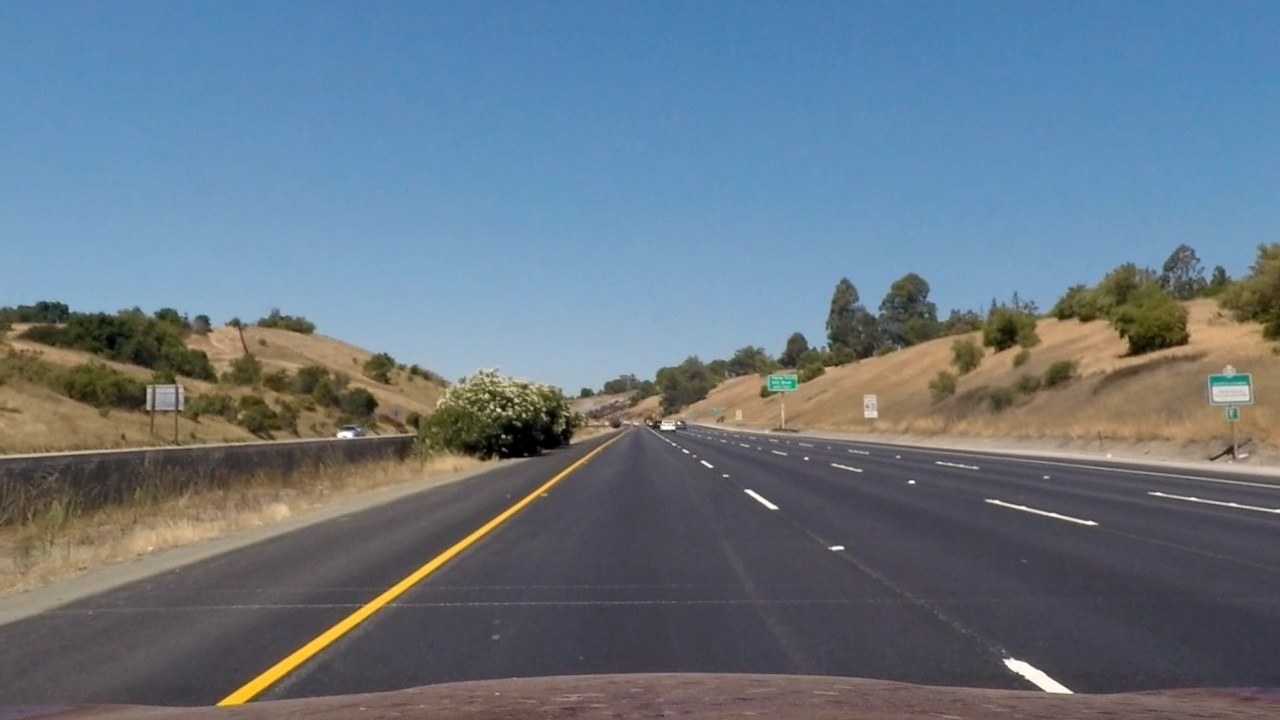
#> input picture test_images_corrected/straight_lines1.jpg, 1280 x 720 px; its folder holds only this picture in this run
$ python gradient_threshold.py   (older library calls are emulated)
#> lines starting #> are read from the running program, lines starting #| are printed output that depends on the picture; after the words box and inside, x2 and y2 are one past the last pixel; in counts of white or black regions, pixels touching at a corner belong together
#> in process_images, img is the input picture: shape (720, 1280, 3); mean B, G, R 131.6, 118.3, 103.6
import glob
import os

import cv2
import numpy as np
import matplotlib
matplotlib.use('TkAgg')
import matplotlib.pyplot as plt


def process_image_v1(img, threshold=(0, 255)):
    # convert to HLS
#> called with threshold = (0, 255)
    hls = cv2.cvtColor(img, cv2.COLOR_RGB2HLS)
#> hls: shape (720, 1280, 3); mean of channels 0, 1, 2 73.5, 117.4, 66.5
    s_channel = hls[:, :, 2]
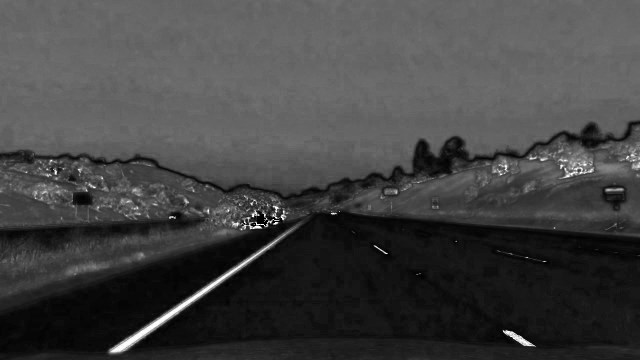
#> s_channel: shape (720, 1280) (shown at 1/2 size); min 0, max 255, mean 66.5

    sobelx = cv2.Sobel(s_channel, cv2.CV_64F, 1, 1, ksize=3)
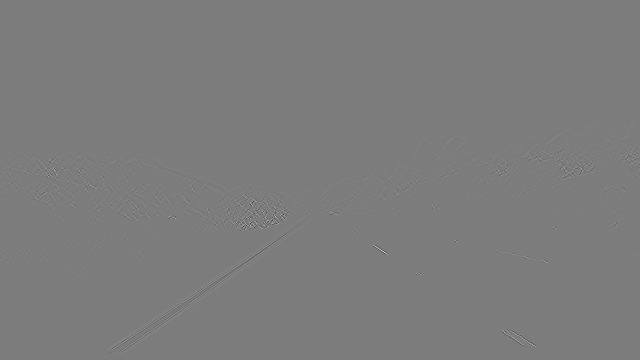
#> sobelx: shape (720, 1280) float64 (shown at 1/2 size); min -490, max 510, mean 0; drawn with min black and max white
    abs_sobelx = np.absolute(sobelx)  # Absolute x derivative to accentuate lines away from horizontal
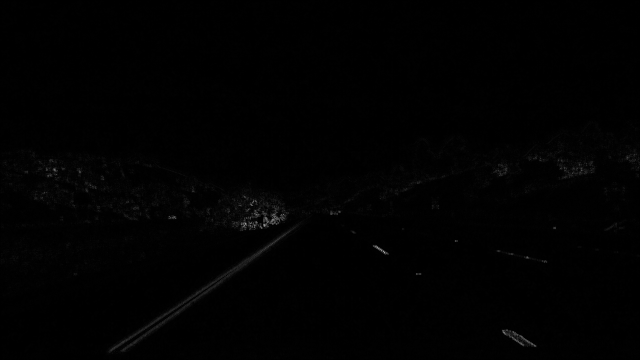
#> abs_sobelx: shape (720, 1280) float64 (shown at 1/2 size); min 0, max 510, mean 3.1; drawn with min black and max white
    scaled_sobel = np.uint8(255 * abs_sobelx / np.max(abs_sobelx))

    thresh_min = 40
    thresh_max = 120
    sxbinary = np.zeros_like(scaled_sobel)
    sxbinary[(scaled_sobel >= thresh_min) & (scaled_sobel <= thresh_max)] = 1
    #
    s_thresh_min = 170
    s_thresh_max = 255
    s_binary = np.zeros_like(s_channel)
    s_binary[(s_channel >= s_thresh_min) & (s_channel <= s_thresh_max)] = 1

    combined_binary = np.zeros_like(sxbinary)
    combined_binary[(s_binary == 1) | (sxbinary == 1)] = 1

    return combined_binary


def process_images():
    for image_path in glob.glob('test_images_corrected/*.jpg'):
        img = cv2.imread(image_path)

        img_processed = process_image_v1(img)
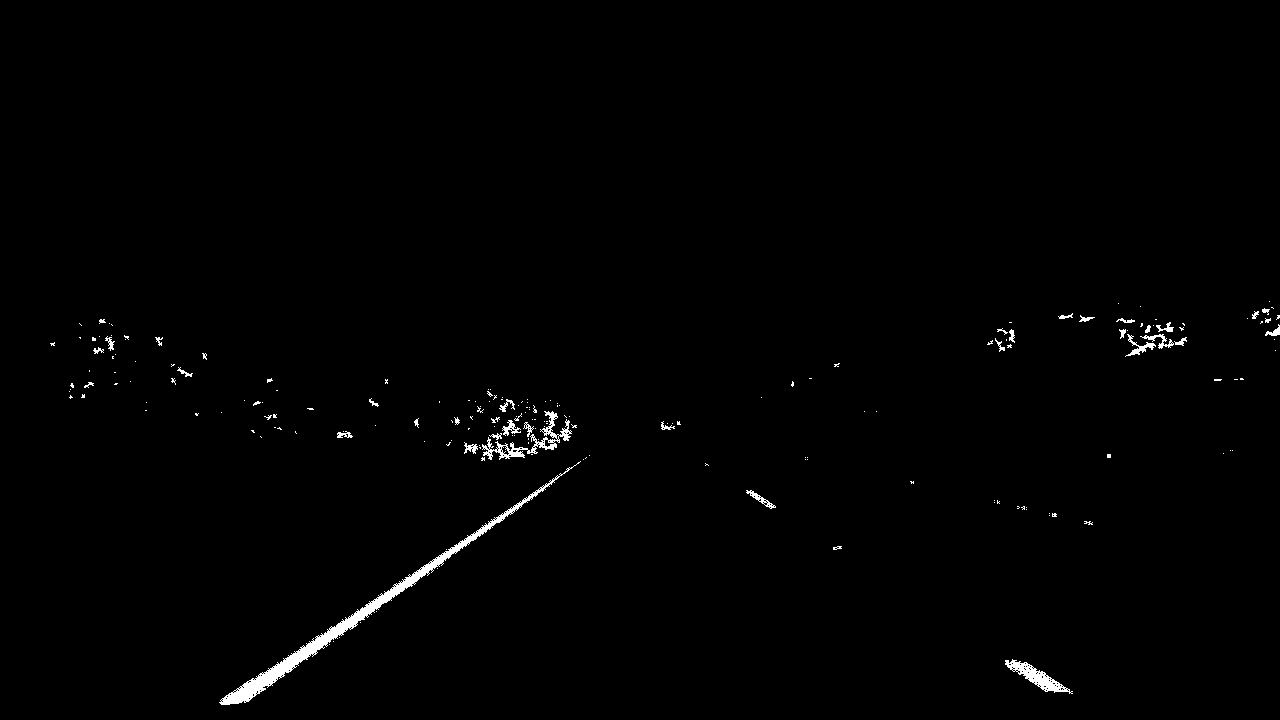
#> img_processed: shape (720, 1280); values 0 (black) and 1 (white), 0.86% white; 199 white regions (160 under 20 px), largest, box (x1, y1, x2, y2) and area: (219, 461, 581, 705) 3644, (482, 411, 572, 460) 895, (1005, 659, 1073, 694) 724

        cv2.imwrite(
            image_path.replace(
                os.path.split(image_path)[0], 'test_images_with_threshold'
            ),
            np.dstack((img_processed, img_processed, img_processed))*255
        )


if __name__ == '__main__':
    process_images()

$ run again, on test_images_corrected/test3.jpg
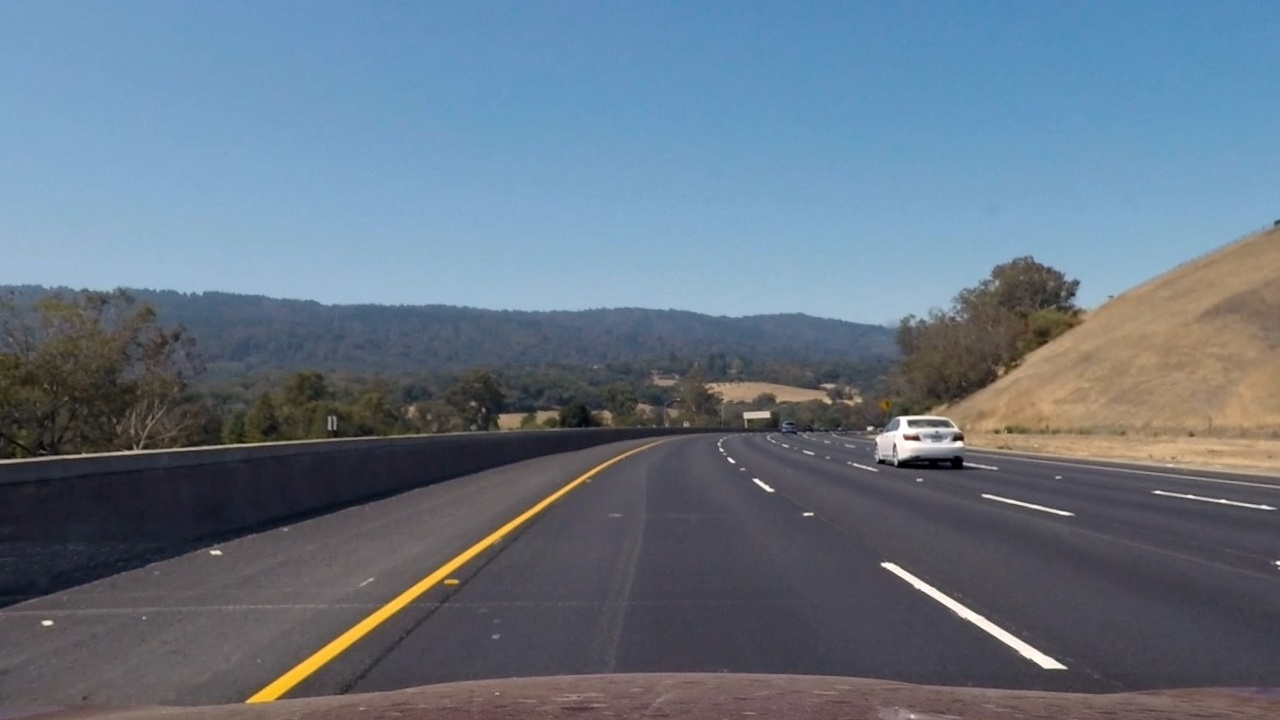
#> input picture test_images_corrected/test3.jpg, 1280 x 720 px
#> in process_images, img is the input picture: shape (720, 1280, 3); mean B, G, R 131.1, 115.9, 101.5
#> hls: shape (720, 1280, 3); mean of channels 0, 1, 2 70.5, 116.1, 61.6
#> in process_image_v1, `s_channel = hls[:, :, 2]`:
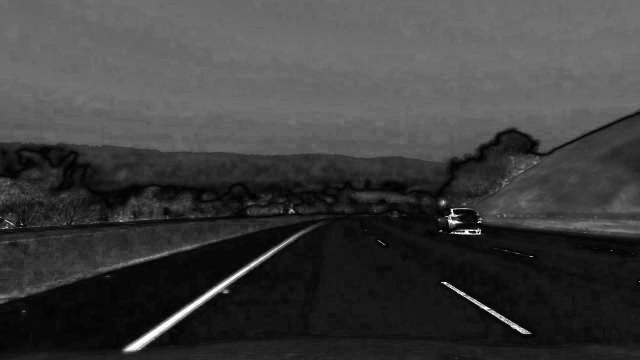
#> s_channel: shape (720, 1280) (shown at 1/2 size); min 0, max 255, mean 61.6
#> in process_images, `img_processed = process_image_v1(img)`:
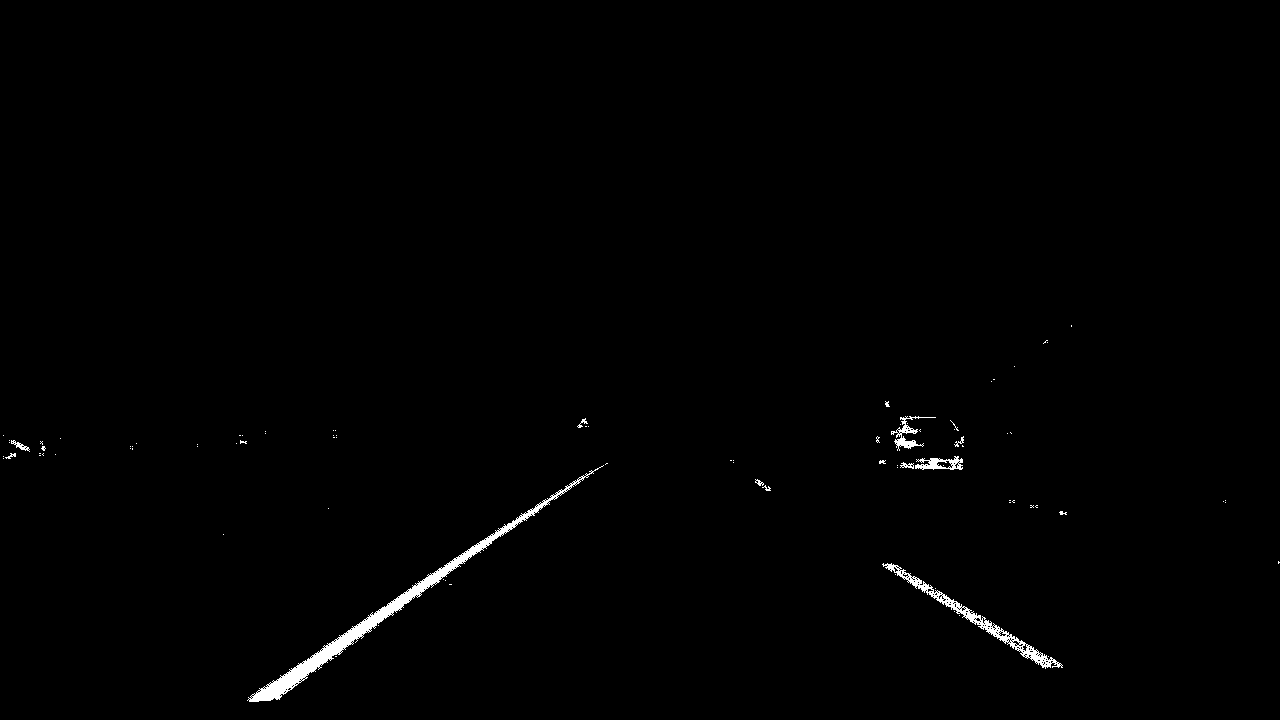
#> img_processed: shape (720, 1280); values 0 (black) and 1 (white), 0.72% white; 90 white regions (77 under 20 px), largest, box (x1, y1, x2, y2) and area: (247, 465, 604, 702) 3878, (882, 563, 1063, 669) 1510, (891, 416, 936, 451) 375

$ run again, on test_images_corrected/test4.jpg
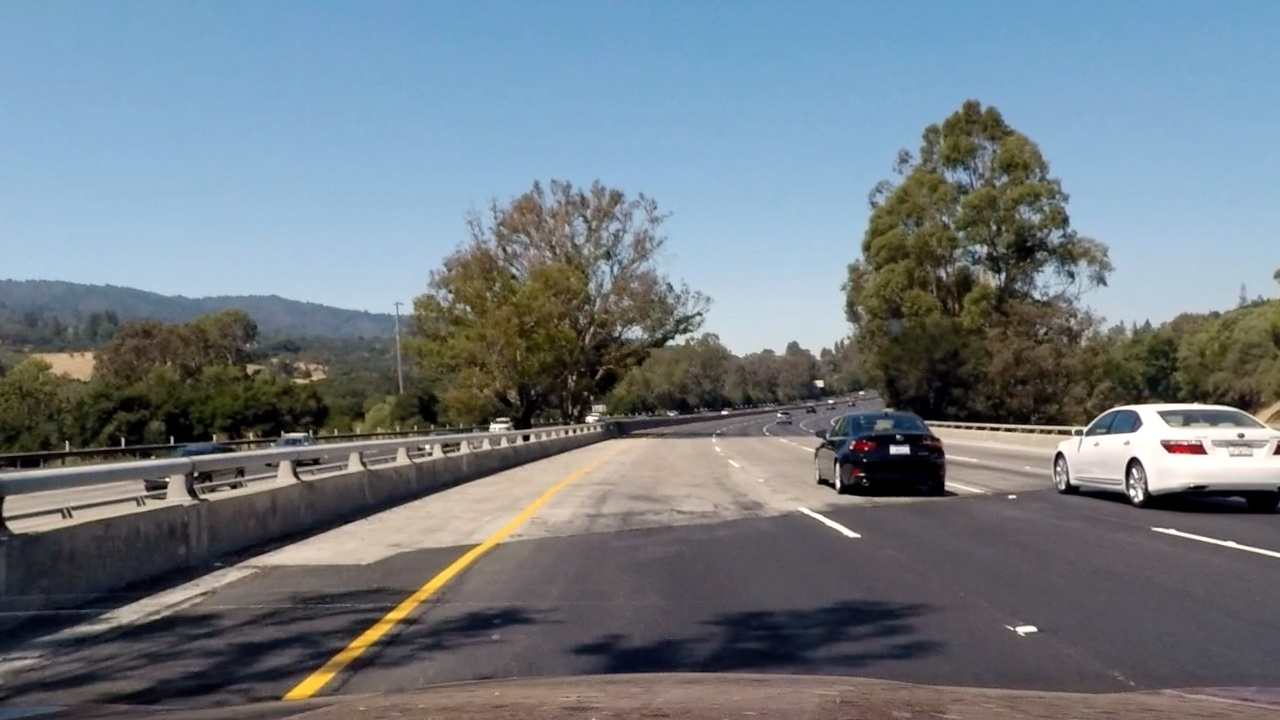
#> input picture test_images_corrected/test4.jpg, 1280 x 720 px
#> in process_images, img is the input picture: shape (720, 1280, 3); mean B, G, R 131, 123.1, 112.8
#> hls: shape (720, 1280, 3); mean of channels 0, 1, 2 70, 121.7, 71
#> in process_image_v1, `s_channel = hls[:, :, 2]`:
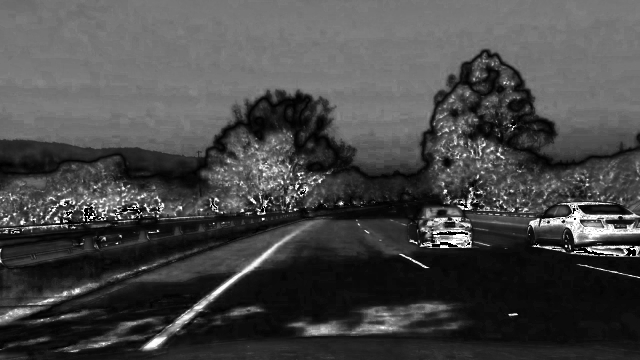
#> s_channel: shape (720, 1280) (shown at 1/2 size); min 0, max 255, mean 71
#> in process_images, `img_processed = process_image_v1(img)`:
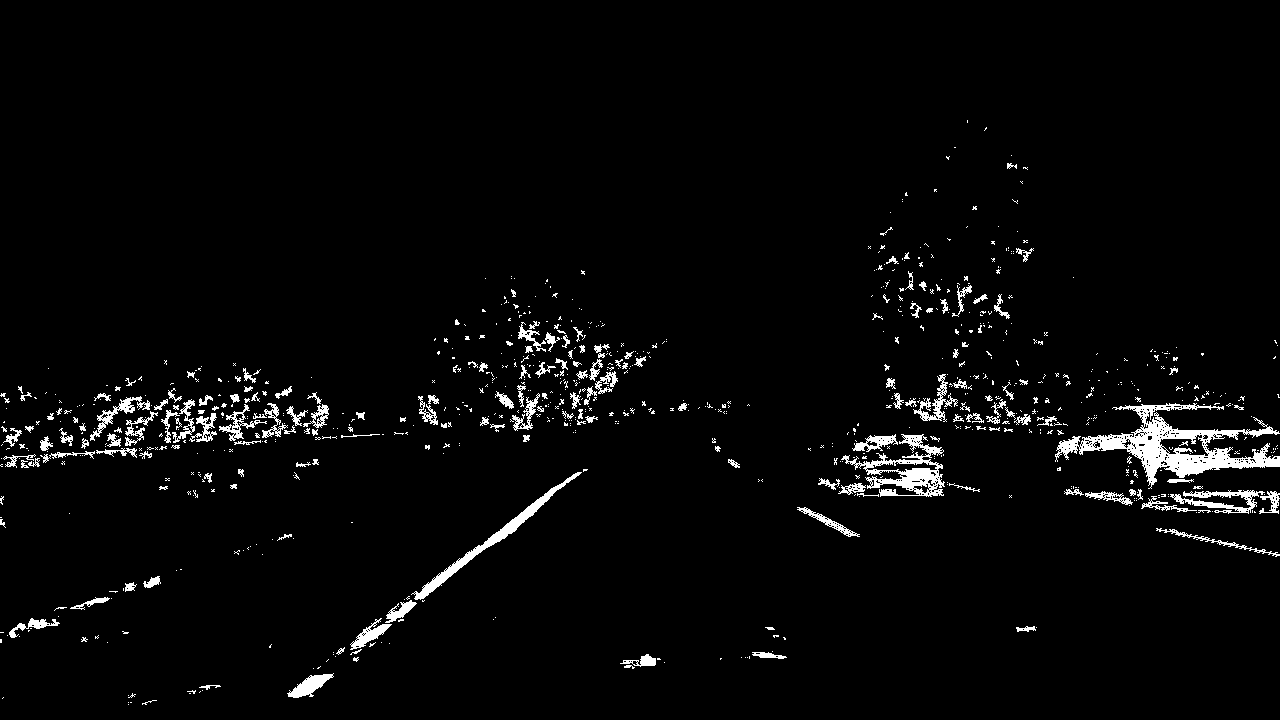
#> img_processed: shape (720, 1280); values 0 (black) and 1 (white), 3.1% white; 848 white regions (665 under 20 px), largest, box (x1, y1, x2, y2) and area: (1055, 403, 1280, 489) 5566, (841, 434, 945, 497) 2162, (411, 472, 582, 600) 1579
